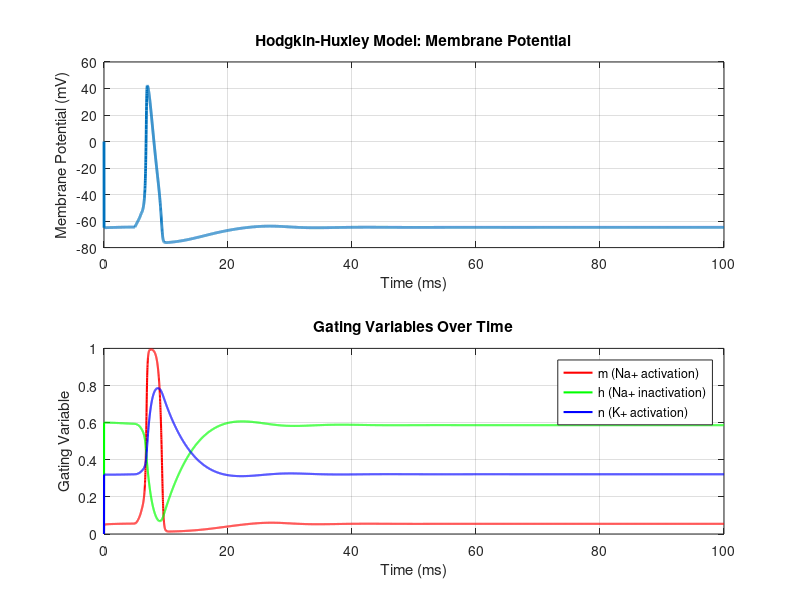

Here is the MATLAB script that generated this plot:
% Hodgkin-Huxley Neuron Model Simulation
clear all

% Parameters
C_m = 1.0;    % Membrane capacitance, uF/cm^2
g_Na = 150.0; % Maximum conductance of sodium (mS/cm^2)
g_K = 36.0;   % Maximum conductance of potassium (mS/cm^2)
g_L = 0.3;    % Leak conductance (mS/cm^2)
E_Na = 50;    % Sodium reversal potential (mV)
E_K = -77;    % Potassium reversal potential (mV)
E_L = -54.4;  % Leak reversal potential (mV)
V_rest = -65; % Resting membrane potential (mV)

% Time parameters
dt = 0.01;  % Time step (ms)
T = 100;    % Total time (ms)
time = 0:dt:T;  % Time vector

% External current (stimulation)
I_ext = zeros(size(time));
I_ext(500:600) = 10;  % Inject current between 5 and 6 ms (in microamps)

% Initialize variables
V = V_rest * ones(size(time));  % Membrane potential (mV)
m = 0.05;   % Sodium activation gating variable
h = 0.6;    % Sodium inactivation gating variable
n = 0.32;   % Potassium activation gating variable

% Storage for gating variables over time
m_values = zeros(size(time));
h_values = zeros(size(time));
n_values = zeros(size(time));
V_values = zeros(size(time));

% Define rate functions for gating variables
alpha_m = @(V) (0.1 * (V + 40)) / (1 - exp(-(V + 40) / 10));
beta_m = @(V) 4.0 * exp(-(V + 65) / 18);
alpha_h = @(V) 0.07 * exp(-(V + 65) / 20);
beta_h = @(V) 1.0 / (1 + exp(-(V + 35) / 10));
alpha_n = @(V) (0.01 * (V + 55)) / (1 - exp(-(V + 55) / 10));
beta_n = @(V) 0.125 * exp(-(V + 65) / 80);

% Simulation loop
for t = 2:length(time)
    % Update gating variables using Euler method
    m = m + dt * (alpha_m(V(t-1)) * (1 - m) - beta_m(V(t-1)) * m);
    h = h + dt * (alpha_h(V(t-1)) * (1 - h) - beta_h(V(t-1)) * h);
    n = n + dt * (alpha_n(V(t-1)) * (1 - n) - beta_n(V(t-1)) * n);
    
    % Compute conductances for sodium and potassium
    g_Na_t = g_Na * (m^3) * h;
    g_K_t = g_K * (n^4);
    
    % Compute ionic currents
    I_Na = g_Na_t * (V(t-1) - E_Na);
    I_K = g_K_t * (V(t-1) - E_K);
    I_L = g_L * (V(t-1) - E_L);
    
    % Update membrane potential using Euler's method
    V(t) = V(t-1) + dt * (I_ext(t) - (I_Na + I_K + I_L)) / C_m;
    
    % Store values for plotting
    m_values(t) = m;
    h_values(t) = h;
    n_values(t) = n;
    V_values(t) = V(t);
end

% Plot membrane potential over time
figure;
subplot(2,1,1);
plot(time, V_values, 'LineWidth', 2);
title('Hodgkin-Huxley Model: Membrane Potential');
xlabel('Time (ms)');
ylabel('Membrane Potential (mV)');
grid on;

% Plot gating variables over time
subplot(2,1,2);
plot(time, m_values, 'r', 'LineWidth', 1.5); hold on;
plot(time, h_values, 'g', 'LineWidth', 1.5);
plot(time, n_values, 'b', 'LineWidth', 1.5);
legend('m (Na+ activation)', 'h (Na+ inactivation)', 'n (K+ activation)');
title('Gating Variables Over Time');
xlabel('Time (ms)');
ylabel('Gating Variable');
grid on;
